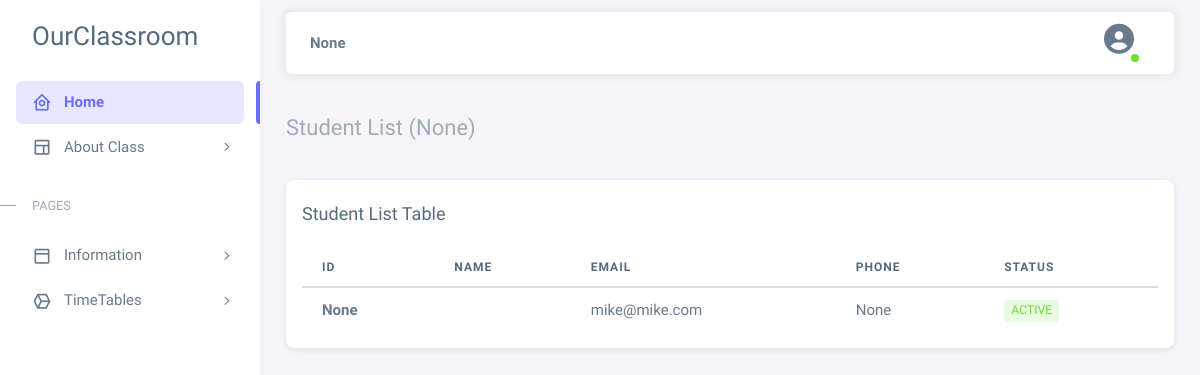
Page /classmates (signed in) on the committed database.
### our_classroom/models.py (models this page shows, shortened)
class CustomUser(AbstractUser):
    first_name = models.CharField(max_length=200, blank=False, null=False)
    last_name = models.CharField(max_length=200, blank=False, null=False)
    username = models.CharField(max_length=200, null=False, blank=False, unique=True)
    student_class = models.ForeignKey(StudentClass, on_delete=models.CASCADE, null=True, blank=True)
    student_id = models.CharField(max_length=200, null=True, blank=True, unique=True)
    email = models.EmailField(null=True, blank=True)
    approved = models.BooleanField(default=False)
    choices = (
        ("Student", "Student"),
        ("Class Representative", "Class Representative")
    )
    role = models.CharField(max_length=200, null=False, blank=False, choices=choices, default="Student")
    phone_number = models.PositiveBigIntegerField(blank=True, null=True)
    password1 = models.CharField(max_length=100, null=False, blank=False)
    password2 = models.CharField(max_length=100, null=False, blank=False)
    status_choices = (
        ("Active", "Active"),
        ("Inactive", "Inactive")
    )
    status = models.CharField(max_length=100, null=False, blank=False, default="Active", choices=status_choices)

### our_classroom/views.py (the view)
# urls.py: path('classmates', views.students, name='n_students'),
def students(request):
    user = models.CustomUser.objects.get(id=request.user.id)
    student_class = user.student_class
    all_students = models.CustomUser.objects.filter(student_class=student_class)
    context = {
        'students': all_students,
        'class': student_class
    }
    return render(request, "layouts/n_students.html", context=context)

### our_classroom/templates/layouts/n_students.html (shortened to what this page needs)
{% extends 'base.html' %}
{% block content %}
    <div class="layout-wrapper layout-content-navbar">
      <div class="layout-container">
        {% include 'inc/sideNav.html' %}
        <div class="layout-page">
          {% include 'inc/navbar.html' %}
          <div class="content-wrapper">
              <div class="container-xxl flex-grow-1 container-p-y">
                  <h4 class="fw-bold py-3 mb-4"><span class="text-muted fw-light">Student List ({{ class }})</span></h4>
              <div class="card p-3">
                <h5 class="card-header px-0 pt-2 pb-4">Student List Table</h5>
                <div class="table-responsive text-nowrap">
                  <table class="table" id="dataTable">
                    <thead>
                      <tr>
                        <th>ID</th>
                        <th>Name</th>
                        <th>Email</th>
                        <th>Phone</th>
                        <th>Status</th>
                      </tr>
                    </thead>
                    <tbody class="table-border-bottom-0">
                    {% for student in students %}
                      <tr>
                        <td><strong>{{ student.student_id }}</strong></td>
                        <td>{{ student.first_name }} {{ student.last_name }}</td>
                        <td>{{ student.email }}</td>
                        <td>{{ student.phone_number }}</td>
                        {% if student.status == "Active" %}
                            <td><span class="badge bg-label-success me-1">{{ student.status }}</span></td>
                        {% else %}
                            <td><span class="badge bg-label-danger me-1">{{ student.status }}</span></td>
                        {% endif %}
                      </tr>
                    {% endfor %}
                    </tbody>
                  </table>
                </div>
              </div>
              </div>
          </div>
        </div>
      </div>
    </div>
{% endblock content %}

### our_classroom/templates/inc/navbar.html (shortened to what this page needs)
{% load static %}
<nav
            class="layout-navbar container-xxl navbar navbar-expand-xl navbar-detached align-items-center bg-navbar-theme"
            id="layout-navbar"
          >
            <div class="navbar-nav-right d-flex align-items-center fw-bold" id="navbar-collapse">
                    {{ request.user.student_class }}
              <ul class="navbar-nav flex-row align-items-center ms-auto">
                <li class="nav-item navbar-dropdown dropdown-user dropdown">
                  <a class="nav-link dropdown-toggle hide-arrow" href="javascript:void(0);" data-bs-toggle="dropdown">
                    <div class="avatar avatar-online">
                      <i class="fa fa-user-circle fa-2x"></i>
                    </div>
                  </a>
                </li>
              </ul>
            </div>
          </nav>

### rows in the picture
CustomUser: user.student_class "None", student_id "None", email "mike@mike.com", phone_number "None", status "ACTIVE"

### other values in the picture
{{ class }} "None"
